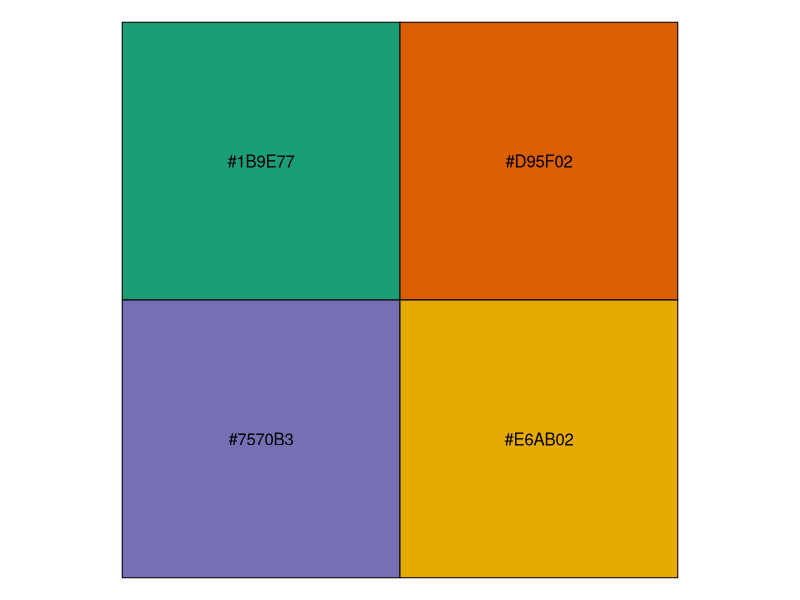

Here is the R script that generated this plot: (Note: this script raises an error after producing the figure.)
# Gina, derived from lydia
# make manuscript figs
# created 5/21/2020
# updated 5/27/2020 (colors)

library(dplyr)
library(readr)
library(ggplot2)
library(ggrepel)

# fig settings ------------------------------------------------------------



mylegendtheme <- theme(legend.position = c(0.1, 0.9),
                       legend.justification = c(0,1),
                       legend.background = element_rect(color = "black"))

myaxistexttheme <- theme(axis.text = element_text(size = rel(1.2)),
                         legend.text = element_text(size = rel(1.3)),
                         axis.title = element_text(size = rel(1.3)),
                         strip.text = element_text(size = rel(1.3)))


p_green <- "#619B44"
p_blue <- "#46B2B5"
p_pink <- "#DC1A64"
p_orange <- "#FFA726"
p_yellow <- "#FFC000"
p_gray <- "#E7E6E6"


mycols <- c("#1B9E77", "#D95F02", "#7570B3", "#E6AB02")
scales::show_col(mycols)
theme_set(theme_bw())


cctrtpal <- c("lightsalmon4", "darkolivegreen3")

# data --------------------------------------------------------------------

site_scores <- 
  read_csv("01_stats-nmds/st_nmds-site.csv") %>% 
  mutate(
    site = recode(
      site,
      "Boyd" = "Central",
      "Funcke" = "West",
      "Stout" = "East"
    ),
    site = factor(site, levels = c("West", "Central", "East")),
    crop_sys = str_to_title(sys_trt),
    cc_trt = recode(cc_trt, 
                    "no" = "None",
                    "rye" = "Winter Rye"))

spp_scores  <- read_csv("01_stats-nmds/st_nmds-spp.csv")

site_hull <- 
  read_csv("01_stats-nmds/st_nmds-site-hulls.csv") %>%
  mutate(
    site = recode(
      site,
      "Boyd" = "Central",
      "Funcke" = "West",
      "Stout" = "East"
    ),
    site = factor(site, levels = c("West", "Central", "East")),
    crop_sys = str_to_title(sys_trt),
    cc_trt = recode(cc_trt, 
                         "no" = "None",
                         "rye" = "Winter Rye"))


# figure ------------------------------------------------------------------

ggplot() +
  # geom_point(data = site_scores, 
  #            aes(x = NMDS1, 
  #                y = NMDS2, 
  #                #color = cc_trt, 
  #                shape = crop_sys
  #                ), 
  #            size = 2, 
  #            alpha = 1) +
  geom_polygon(data = site_hull, 
               aes(x = NMDS1, 
                   y = NMDS2,
                   color = crop_sys,
                   fill = cc_trt, 
                   linetype = crop_sys),
               size = 1,
               alpha = 0.8) + 
  geom_text_repel(data = spp_scores, 
                  aes(x = NMDS1, 
                      y = NMDS2, 
                      label = speciesID), 
                  alpha = 0.5,
                  size = 3) + # Species as text - better!
  #geom_hline(yintercept = 0, lty = 2) +
  #geom_vline(xintercept = 0, lty = 2) +
  facet_grid(.~site) +
  # -- the following stuff is for aesthetic purposes --
  scale_color_manual(values = c("Silage" = "black",
                                "black")) +
  scale_fill_manual(values = c("None" = p_yellow, 
                               p_blue)) +
  scale_linetype_manual(values = c("solid", "dashed")) +
  labs(color = NULL, shape = NULL, fill = NULL) +
  guides(color = F, linetype = F) +
  theme(legend.direction  = "horizontal",
        legend.position = "bottom",
        legend.background = element_rect(color = "black"),
        strip.text        = element_text(size = rel(1.2)),
        legend.text       = element_text(size = rel(1.2)),
        legend.title      = element_text(size = rel(1.2)),
        axis.title        = element_text(size = rel(1.2)),
        axis.text         = element_text(size = rel(1.2))) + 
  facet_wrap(~site)

ggsave("02_make-figs/figs/fig_nmds.png")
